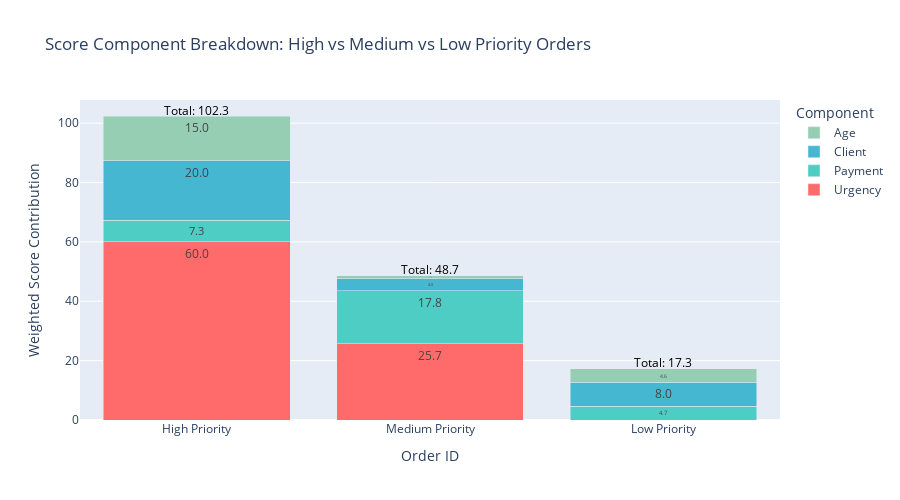

The cell this chart's notebook holds for it:
### Code cell
# Visual comparison of the three orders
if len(non_mandatory) >= 3:
    comparison_data = []
    for order, label in zip(comparison_orders, ['High', 'Medium', 'Low']):
        comparison_data.append({
            'Order': f"{label} Priority",
            'Priority': label,
            'Urgency': order['urgency_weighted'],
            'Payment': order['payment_weighted'],
            'Client': order['client_weighted'],
            'Age': order['age_weighted'],
            'Total': order['final_score']
        })
    
    comp_df = pd.DataFrame(comparison_data)
    
    # Create stacked bar chart
    fig = go.Figure()
    
    colors = {'Urgency': '#FF6B6B', 'Payment': '#4ECDC4', 'Client': '#45B7D1', 'Age': '#96CEB4'}
    
    for component in ['Urgency', 'Payment', 'Client', 'Age']:
        fig.add_trace(go.Bar(
            name=component,
            x=comp_df['Order'],
            y=comp_df[component],
            marker_color=colors[component],
            text=[f'{v:.1f}' for v in comp_df[component]],
            textposition='inside'
        ))
    
    fig.update_layout(
        barmode='stack',
        title='Score Component Breakdown: High vs Medium vs Low Priority Orders',
        xaxis_title='Order ID',
        yaxis_title='Weighted Score Contribution',
        legend_title='Component',
        height=500
    )
    
    # Add annotations for total scores
    for i, row in comp_df.iterrows():
        fig.add_annotation(
            x=row['Order'],
            y=row['Total'] + 2,
            text=f"Total: {row['Total']:.1f}",
            showarrow=False,
            font=dict(size=12, color='black')
        )
    
    fig.show()

### Figure 1 — Plotly figure (JSON) as saved in the notebook; plotly's stock layout.template omitted (floating-point values rounded to 4 significant figures)
{"data": [{"marker": {"color": "#FF6B6B"}, "name": "Urgency", "text": ["60.0", "25.7", "0.0"], "textposition": "inside", "type": "bar", "x": ["High Priority", "Medium Priority", "Low Priority"], "y": [60.0, 25.71, 0.0]}, {"marker": {"color": "#4ECDC4"}, "name": "Payment", "text": ["7.3", "17.8", "4.7"], "textposition": "inside", "type": "bar", "x": ["High Priority", "Medium Priority", "Low Priority"], "y": [7.26, 17.81, 4.67]}, {"marker": {"color": "#45B7D1"}, "name": "Client", "text": ["20.0", "4.0", "8.0"], "textposition": "inside", "type": "bar", "x": ["High Priority", "Medium Priority", "Low Priority"], "y": [20.0, 4.0, 8.0]}, {"marker": {"color": "#96CEB4"}, "name": "Age", "text": ["15.0", "1.1", "4.6"], "textposition": "inside", "type": "bar", "x": ["High Priority", "Medium Priority", "Low Priority"], "y": [15.0, 1.15, 4.62]}], "layout": {"annotations": [{"font": {"color": "black", "size": 12}, "showarrow": false, "text": "Total: 102.3", "x": "High Priority", "y": 104.3}, {"font": {"color": "black", "size": 12}, "showarrow": false, "text": "Total: 48.7", "x": "Medium Priority", "y": 50.67}, {"font": {"color": "black", "size": 12}, "showarrow": false, "text": "Total: 17.3", "x": "Low Priority", "y": 19.29}], "barmode": "stack", "height": 500, "legend": {"title": {"text": "Component"}}, "title": {"text": "Score Component Breakdown: High vs Medium vs Low Priority Orders"}, "xaxis": {"title": {"text": "Order ID"}}, "yaxis": {"title": {"text": "Weighted Score Contribution"}}}}
